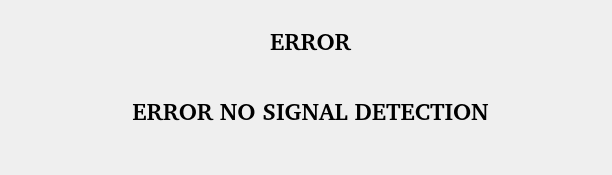
<?xml version="1.0" encoding="UTF-8"?>
<ui version="4.0">
 <class>Dialog</class>
 <widget class="QDialog" name="Dialog">
  <property name="geometry">
   <rect>
    <x>0</x>
    <y>0</y>
    <width>612</width>
    <height>175</height>
   </rect>
  </property>
  <property name="windowTitle">
   <string>ERROR</string>
  </property>
  <property name="windowIcon">
   <iconset>
    <normaloff>../resource/error.png</normaloff>../resource/error.png</iconset>
  </property>
  <widget class="QLabel" name="label_Error">
   <property name="geometry">
    <rect>
     <x>10</x>
     <y>100</y>
     <width>601</width>
     <height>22</height>
    </rect>
   </property>
   <property name="font">
    <font>
     <family>Nimbus Sans Narrow [UKWN]</family>
     <pointsize>18</pointsize>
     <weight>75</weight>
     <bold>true</bold>
     <stylestrategy>PreferDefault</stylestrategy>
    </font>
   </property>
   <property name="layoutDirection">
    <enum>Qt::LeftToRight</enum>
   </property>
   <property name="text">
    <string>ERROR NO SIGNAL DETECTION</string>
   </property>
   <property name="alignment">
    <set>Qt::AlignCenter</set>
   </property>
  </widget>
  <widget class="QLabel" name="label_Error_2">
   <property name="geometry">
    <rect>
     <x>10</x>
     <y>30</y>
     <width>601</width>
     <height>22</height>
    </rect>
   </property>
   <property name="font">
    <font>
     <family>Nimbus Sans Narrow [UKWN]</family>
     <pointsize>18</pointsize>
     <weight>75</weight>
     <bold>true</bold>
     <stylestrategy>PreferDefault</stylestrategy>
    </font>
   </property>
   <property name="layoutDirection">
    <enum>Qt::LeftToRight</enum>
   </property>
   <property name="text">
    <string>ERROR</string>
   </property>
   <property name="alignment">
    <set>Qt::AlignCenter</set>
   </property>
  </widget>
 </widget>
 <resources/>
 <connections/>
</ui>
